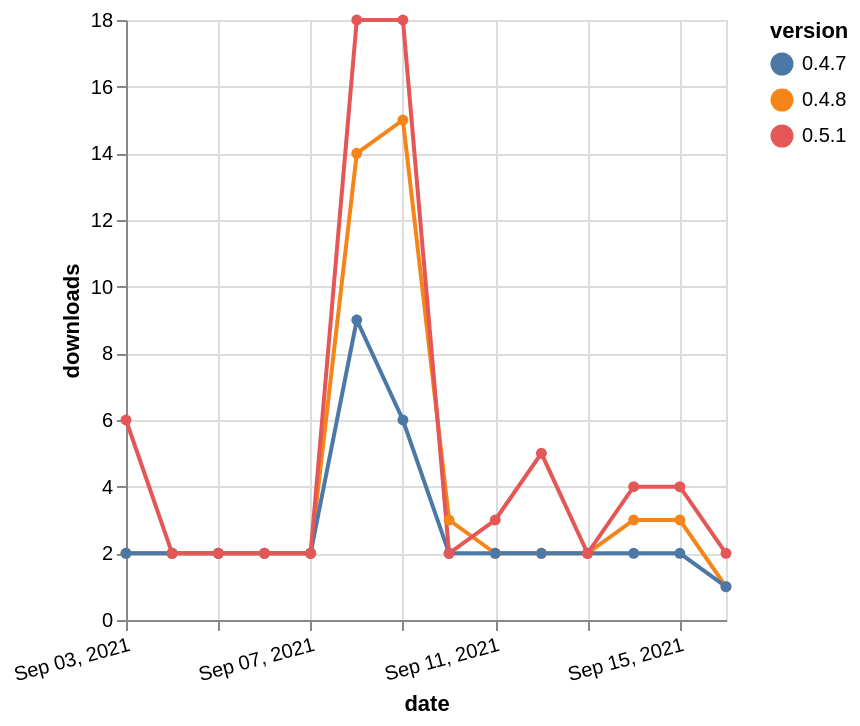

Specify this chart in Vega-Lite:
### Vega-Lite specification from a JSON file in a GitHub repository (floating-point values rounded to 4 significant figures)
{"$schema": "https://vega.github.io/schema/vega-lite/v5.json", "description": "A simple bar chart with embedded data.", "data": {"values": [{"date": "2021-09-03", "total": 5207, "delta": 2, "version": "0.4.8"}, {"date": "2021-09-04", "total": 5209, "delta": 2, "version": "0.4.8"}, {"date": "2021-09-05", "total": 5211, "delta": 2, "version": "0.4.8"}, {"date": "2021-09-06", "total": 5213, "delta": 2, "version": "0.4.8"}, {"date": "2021-09-07", "total": 5215, "delta": 2, "version": "0.4.8"}, {"date": "2021-09-08", "total": 5229, "delta": 14, "version": "0.4.8"}, {"date": "2021-09-09", "total": 5244, "delta": 15, "version": "0.4.8"}, {"date": "2021-09-10", "total": 5247, "delta": 3, "version": "0.4.8"}, {"date": "2021-09-11", "total": 5249, "delta": 2, "version": "0.4.8"}, {"date": "2021-09-12", "total": 5251, "delta": 2, "version": "0.4.8"}, {"date": "2021-09-13", "total": 5253, "delta": 2, "version": "0.4.8"}, {"date": "2021-09-14", "total": 5256, "delta": 3, "version": "0.4.8"}, {"date": "2021-09-15", "total": 5259, "delta": 3, "version": "0.4.8"}, {"date": "2021-09-16", "total": 5260, "delta": 1, "version": "0.4.8"}, {"date": "2021-09-03", "total": 4899, "delta": 2, "version": "0.4.7"}, {"date": "2021-09-04", "total": 4901, "delta": 2, "version": "0.4.7"}, {"date": "2021-09-05", "total": 4903, "delta": 2, "version": "0.4.7"}, {"date": "2021-09-06", "total": 4905, "delta": 2, "version": "0.4.7"}, {"date": "2021-09-07", "total": 4907, "delta": 2, "version": "0.4.7"}, {"date": "2021-09-08", "total": 4916, "delta": 9, "version": "0.4.7"}, {"date": "2021-09-09", "total": 4922, "delta": 6, "version": "0.4.7"}, {"date": "2021-09-10", "total": 4924, "delta": 2, "version": "0.4.7"}, {"date": "2021-09-11", "total": 4926, "delta": 2, "version": "0.4.7"}, {"date": "2021-09-12", "total": 4928, "delta": 2, "version": "0.4.7"}, {"date": "2021-09-13", "total": 4930, "delta": 2, "version": "0.4.7"}, {"date": "2021-09-14", "total": 4932, "delta": 2, "version": "0.4.7"}, {"date": "2021-09-15", "total": 4934, "delta": 2, "version": "0.4.7"}, {"date": "2021-09-16", "total": 4935, "delta": 1, "version": "0.4.7"}, {"date": "2021-09-03", "total": 2086, "delta": 6, "version": "0.5.1"}, {"date": "2021-09-04", "total": 2088, "delta": 2, "version": "0.5.1"}, {"date": "2021-09-05", "total": 2090, "delta": 2, "version": "0.5.1"}, {"date": "2021-09-06", "total": 2092, "delta": 2, "version": "0.5.1"}, {"date": "2021-09-07", "total": 2094, "delta": 2, "version": "0.5.1"}, {"date": "2021-09-08", "total": 2112, "delta": 18, "version": "0.5.1"}, {"date": "2021-09-09", "total": 2130, "delta": 18, "version": "0.5.1"}, {"date": "2021-09-10", "total": 2132, "delta": 2, "version": "0.5.1"}, {"date": "2021-09-11", "total": 2135, "delta": 3, "version": "0.5.1"}, {"date": "2021-09-12", "total": 2140, "delta": 5, "version": "0.5.1"}, {"date": "2021-09-13", "total": 2142, "delta": 2, "version": "0.5.1"}, {"date": "2021-09-14", "total": 2146, "delta": 4, "version": "0.5.1"}, {"date": "2021-09-15", "total": 2150, "delta": 4, "version": "0.5.1"}, {"date": "2021-09-16", "total": 2152, "delta": 2, "version": "0.5.1"}]}, "width": "container", "mark": {"type": "line", "point": {"filled": true}}, "encoding": {"x": {"field": "date", "type": "temporal", "timeUnit": "yearmonthdate", "title": "date", "axis": {"labelAngle": -15}}, "y": {"field": "delta", "type": "quantitative", "title": "downloads"}, "color": {"field": "version", "type": "nominal"}, "tooltip": {"field": "delta"}}}
